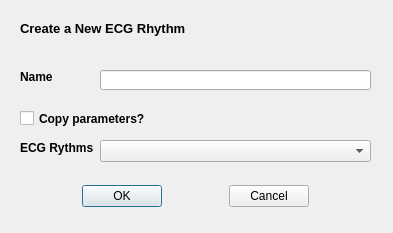
<?xml version="1.0" encoding="UTF-8"?>
<ui version="4.0">
 <class>Dialog</class>
 <widget class="QDialog" name="Dialog">
  <property name="geometry">
   <rect>
    <x>0</x>
    <y>0</y>
    <width>393</width>
    <height>233</height>
   </rect>
  </property>
  <property name="windowTitle">
   <string>Add ECG Rhythm</string>
  </property>
  <widget class="QWidget" name="layoutWidget">
   <property name="geometry">
    <rect>
     <x>20</x>
     <y>180</y>
     <width>351</width>
     <height>33</height>
    </rect>
   </property>
   <layout class="QHBoxLayout">
    <property name="spacing">
     <number>6</number>
    </property>
    <property name="leftMargin">
     <number>0</number>
    </property>
    <property name="topMargin">
     <number>0</number>
    </property>
    <property name="rightMargin">
     <number>0</number>
    </property>
    <property name="bottomMargin">
     <number>0</number>
    </property>
    <item>
     <spacer name="horizontalSpacer_2">
      <property name="orientation">
       <enum>Qt::Horizontal</enum>
      </property>
      <property name="sizeHint" stdset="0">
       <size>
        <width>40</width>
        <height>20</height>
       </size>
      </property>
     </spacer>
    </item>
    <item>
     <widget class="QPushButton" name="okButton">
      <property name="text">
       <string>OK</string>
      </property>
     </widget>
    </item>
    <item>
     <spacer name="horizontalSpacer">
      <property name="orientation">
       <enum>Qt::Horizontal</enum>
      </property>
      <property name="sizeHint" stdset="0">
       <size>
        <width>40</width>
        <height>20</height>
       </size>
      </property>
     </spacer>
    </item>
    <item>
     <widget class="QPushButton" name="cancelButton">
      <property name="text">
       <string>Cancel</string>
      </property>
     </widget>
    </item>
    <item>
     <spacer name="horizontalSpacer_3">
      <property name="orientation">
       <enum>Qt::Horizontal</enum>
      </property>
      <property name="sizeHint" stdset="0">
       <size>
        <width>40</width>
        <height>20</height>
       </size>
      </property>
     </spacer>
    </item>
   </layout>
  </widget>
  <widget class="QLabel" name="headLabel">
   <property name="geometry">
    <rect>
     <x>20</x>
     <y>20</y>
     <width>331</width>
     <height>16</height>
    </rect>
   </property>
   <property name="font">
    <font>
     <pointsize>10</pointsize>
     <weight>75</weight>
     <bold>true</bold>
    </font>
   </property>
   <property name="text">
    <string>Create a New ECG Rhythm</string>
   </property>
  </widget>
  <widget class="QLabel" name="nameLabel">
   <property name="geometry">
    <rect>
     <x>20</x>
     <y>70</y>
     <width>47</width>
     <height>13</height>
    </rect>
   </property>
   <property name="font">
    <font>
     <weight>75</weight>
     <bold>true</bold>
    </font>
   </property>
   <property name="toolTip">
    <string>The Name of the new ECG Rhythm</string>
   </property>
   <property name="text">
    <string>Name</string>
   </property>
  </widget>
  <widget class="QCheckBox" name="checkBox">
   <property name="geometry">
    <rect>
     <x>20</x>
     <y>110</y>
     <width>231</width>
     <height>17</height>
    </rect>
   </property>
   <property name="font">
    <font>
     <weight>75</weight>
     <bold>true</bold>
    </font>
   </property>
   <property name="text">
    <string>Copy parameters?</string>
   </property>
  </widget>
  <widget class="QLabel" name="ECGlabel">
   <property name="geometry">
    <rect>
     <x>20</x>
     <y>140</y>
     <width>81</width>
     <height>16</height>
    </rect>
   </property>
   <property name="font">
    <font>
     <weight>75</weight>
     <bold>true</bold>
    </font>
   </property>
   <property name="toolTip">
    <string>The set of predeefined rhythms</string>
   </property>
   <property name="text">
    <string>ECG Rythms</string>
   </property>
  </widget>
  <widget class="QComboBox" name="ECGBox">
   <property name="geometry">
    <rect>
     <x>100</x>
     <y>140</y>
     <width>271</width>
     <height>22</height>
    </rect>
   </property>
   <property name="insertPolicy">
    <enum>QComboBox::InsertAlphabetically</enum>
   </property>
  </widget>
  <widget class="QLineEdit" name="nameEdit">
   <property name="geometry">
    <rect>
     <x>100</x>
     <y>70</y>
     <width>271</width>
     <height>20</height>
    </rect>
   </property>
  </widget>
  <zorder>headLabel</zorder>
  <zorder>nameLabel</zorder>
  <zorder>checkBox</zorder>
  <zorder>ECGlabel</zorder>
  <zorder>ECGBox</zorder>
  <zorder>nameEdit</zorder>
  <zorder>layoutWidget</zorder>
 </widget>
 <resources/>
 <connections>
  <connection>
   <sender>okButton</sender>
   <signal>clicked()</signal>
   <receiver>Dialog</receiver>
   <slot>accept()</slot>
   <hints>
    <hint type="sourcelabel">
     <x>278</x>
     <y>253</y>
    </hint>
    <hint type="destinationlabel">
     <x>96</x>
     <y>254</y>
    </hint>
   </hints>
  </connection>
  <connection>
   <sender>cancelButton</sender>
   <signal>clicked()</signal>
   <receiver>Dialog</receiver>
   <slot>reject()</slot>
   <hints>
    <hint type="sourcelabel">
     <x>369</x>
     <y>253</y>
    </hint>
    <hint type="destinationlabel">
     <x>179</x>
     <y>282</y>
    </hint>
   </hints>
  </connection>
 </connections>
</ui>
